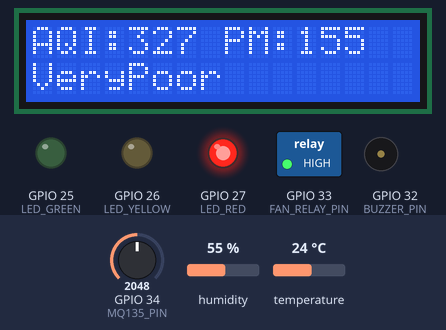
Simulated run of this sketch. Board: ESP32. Shown: 16×2 character LCD, switched loads named in the sketch (green lamp = pin HIGH), output pins drawn as LEDs (lit = HIGH), buzzer (waves = sounding). Inputs (shaded band) come from the test bench; at power-on: GPIO 34 (MQ135_PIN) = 2048, humidity 55 %, temperature 24 °C. WiFi joins after 1.5 s; servers stay silent unless stated; what the sketch prints to the serial monitor is not drawn.

Above: at 9.8 s.
9.9 s: GPIO 34 (MQ135_PIN) set to 1211
At 11.2 s:
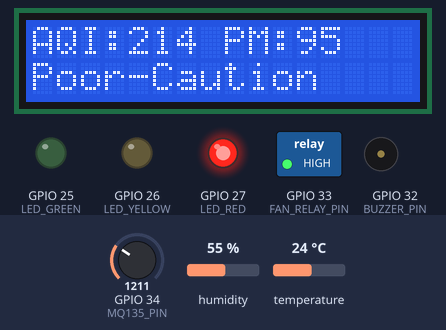
11.5 s: GPIO 34 (MQ135_PIN) set to 1117
At 13.8 s:
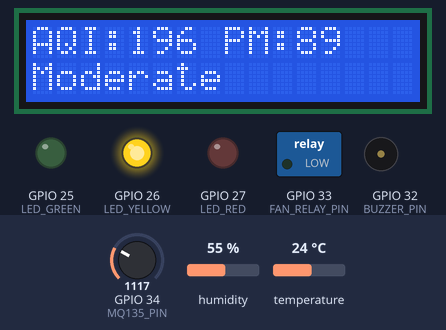
14.5 s: GPIO 34 (MQ135_PIN) set to 786
At 17.2 s:
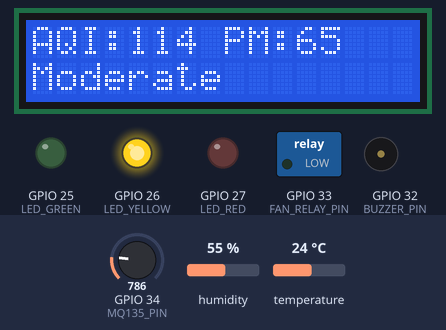
17.5 s: GPIO 34 (MQ135_PIN) set to 670
At 19.6 s:
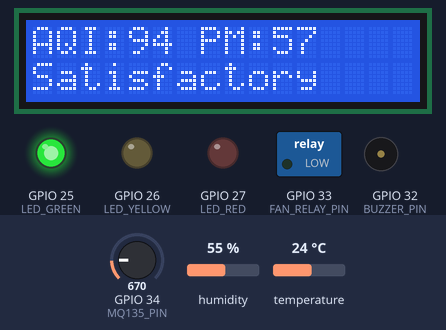
20.5 s: GPIO 34 (MQ135_PIN) set to 210
At 23.0 s:
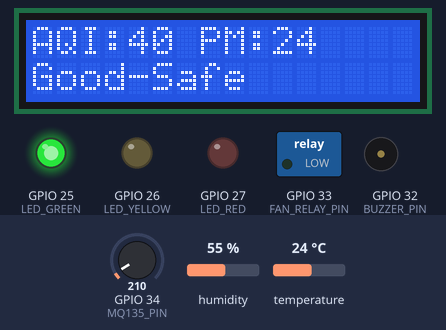
23.5 s: GPIO 34 (MQ135_PIN) set to 3603
At 26.1 s:
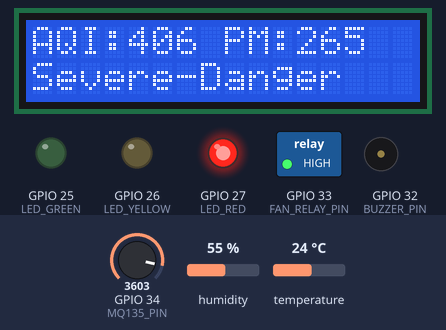
Timing chart, 0 to 27.6 s (numbered marks = the images above; inputs shaded):
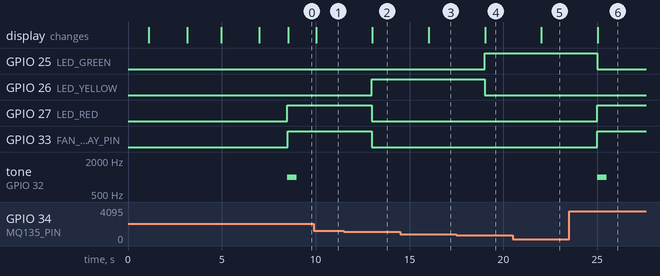

Measured:
- the behaviour switches between 1144 and 1143 on GPIO 34 (MQ135_PIN) (found by bisection; images 1 and 2)
- the behaviour switches between 721 and 720 on GPIO 34 (MQ135_PIN) (found by bisection; images 3 and 4)
- after the input at 9.9 s, the display: changes after 0.12 s (image 1)
- after the input at 11.5 s, GPIO 26 (LED_YELLOW): LOW → HIGH after 1.5 s; GPIO 27 (LED_RED), GPIO 33 (FAN_RELAY_PIN): HIGH → LOW after 1.5 s; the display: changes after 1.5 s (image 2)
- after the input at 14.5 s, the display: changes after 1.5 s (image 3)
- after the input at 17.5 s, GPIO 25 (LED_GREEN): LOW → HIGH after 1.5 s; GPIO 26 (LED_YELLOW): HIGH → LOW after 1.5 s; the display: changes after 1.5 s (image 4)
- after the input at 20.5 s, the display: changes after 1.5 s (image 5)
- after the input at 23.5 s, GPIO 25 (LED_GREEN): HIGH → LOW after 1.5 s; GPIO 27 (LED_RED), GPIO 33 (FAN_RELAY_PIN): LOW → HIGH after 1.5 s; tone on GPIO 32 (BUZZER_PIN): silent → 1000 Hz after 1.5 s, → silent 0.50 s later; the display: changes after 1.5 s (image 6)

The sketch:

sketch.ino
```cpp
// Smart Air Quality Monitor with Blynk Integration
#define BLYNK_TEMPLATE_ID "Your-Blynk-Template-ID"
#define BLYNK_TEMPLATE_NAME "Smart Air Quality Monitor"
#define BLYNK_AUTH_TOKEN "Your-Blynk-Auth-Token"

#define BLYNK_PRINT Serial

#include <WiFi.h>
#include <BlynkSimpleEsp32.h>
#include <DHT.h>
#include <Wire.h>
#include <LiquidCrystal_I2C.h>

// WiFi credentials (Wokwi simulation)
char auth[] = BLYNK_AUTH_TOKEN;
char ssid[] = "Wokwi-GUEST";
char pass[] = "";

// Pin definitions
#define DHTPIN 4
#define MQ135_PIN 34
#define LED_GREEN 25
#define LED_YELLOW 26
#define LED_RED 27
#define BUZZER_PIN 32
#define FAN_RELAY_PIN 33
#define DHTTYPE DHT22

// Objects
DHT dht(DHTPIN, DHTTYPE);
LiquidCrystal_I2C lcd(0x27, 16, 2);
BlynkTimer timer;

// Sensor variables
float temperature = 0;
float humidity = 0;
int gasValue = 0;
int pm25_estimated = 0;
int pm10_estimated = 0;
int co_estimated = 0;
int aqi = 0;
String healthCategory = "Initializing";
bool alertActive = false;

// AQI Thresholds
const int AQI_GOOD = 50;
const int AQI_SATISFACTORY = 100;
const int AQI_MODERATE = 200;
const int AQI_POOR = 300;

// ============================================
// SENSOR FUNCTIONS
// ============================================

int calculateAQI(int pm25) {
  if (pm25 <= 30) return map(pm25, 0, 30, 0, 50);
  else if (pm25 <= 60) return map(pm25, 31, 60, 51, 100);
  else if (pm25 <= 90) return map(pm25, 61, 90, 101, 200);
  else if (pm25 <= 120) return map(pm25, 91, 120, 201, 300);
  else if (pm25 <= 250) return map(pm25, 121, 250, 301, 400);
  else return map(pm25, 251, 500, 401, 500);
}

String getHealthCategory(int aqi, int pm25) {
  if (pm25 <= 30 && aqi <= AQI_GOOD) return "Good-Safe";
  else if (pm25 <= 60 && aqi <= AQI_SATISFACTORY) return "Satisfactory";
  else if (pm25 <= 90 && aqi <= AQI_MODERATE) return "Moderate";
  else if (pm25 <= 120 && aqi <= AQI_POOR) return "Poor-Caution";
  else if (pm25 <= 250) return "VeryPoor";
  else return "Severe-Danger";
}

void updateLEDs(int aqi) {
  digitalWrite(LED_GREEN, LOW);
  digitalWrite(LED_YELLOW, LOW);
  digitalWrite(LED_RED, LOW);

  if (aqi <= AQI_SATISFACTORY) {
    digitalWrite(LED_GREEN, HIGH);
  } else if (aqi <= AQI_MODERATE) {
    digitalWrite(LED_YELLOW, HIGH);
  } else {
    digitalWrite(LED_RED, HIGH);
  }
}

void checkAndAlert(int aqi, String category) {
  static bool alertSent = false;

  if (aqi > AQI_POOR) {
    if (!alertActive) {
      tone(BUZZER_PIN, 1000, 500);
      alertActive = true;

      Serial.println("\n🚨 ================================");
      Serial.println("🚨 AIR QUALITY ALERT!");
      Serial.println("🚨 Category: " + category);
      Serial.println("🚨 AQI: " + String(aqi));
      Serial.println("🚨 ================================\n");

      // Send Blynk notification
      if (!alertSent) {
        Blynk.logEvent("air_alert", "AQI: " + String(aqi) + " - " + category);
        alertSent = true;
      }
    }
  } else {
    alertActive = false;
    alertSent = false;
  }
}

void controlFan(int aqi) {
  if (aqi > AQI_MODERATE) {
    digitalWrite(FAN_RELAY_PIN, HIGH);
  } else {
    digitalWrite(FAN_RELAY_PIN, LOW);
  }
}

void updateLCD() {
  lcd.clear();
  lcd.setCursor(0, 0);
  lcd.print("AQI:");
  lcd.print(aqi);
  lcd.print(" PM:");
  lcd.print(pm25_estimated);

  lcd.setCursor(0, 1);
  String displayCategory = healthCategory;
  if (displayCategory.length() > 16) {
    displayCategory = displayCategory.substring(0, 16);
  }
  lcd.print(displayCategory);
}

void printSerialData() {
  Serial.println("\n╔════════════════════════════════════════╗");
  Serial.println("║   SMART AIR QUALITY MONITORING SYSTEM  ║");
  Serial.println("╠════════════════════════════════════════╣");
  Serial.print("║ Temperature    : ");
  Serial.print(temperature, 1);
  Serial.println(" °C");
  Serial.print("║ Humidity       : ");
  Serial.print(humidity, 1);
  Serial.println(" %");
  Serial.print("║ Gas Sensor     : ");
  Serial.println(gasValue);
  Serial.println("╠════════════════════════════════════════╣");
  Serial.print("║ PM2.5 (Est)    : ");
  Serial.print(pm25_estimated);
  Serial.println(" µg/m³");
  Serial.print("║ PM10 (Est)     : ");
  Serial.print(pm10_estimated);
  Serial.println(" µg/m³");
  Serial.print("║ CO (Est)       : ");
  Serial.print(co_estimated);
  Serial.println(" ppm");
  Serial.println("╠════════════════════════════════════════╣");
  Serial.print("║ AQI Score      : ");
  Serial.println(aqi);
  Serial.print("║ Health Status  : ");
  Serial.println(healthCategory);
  Serial.print("║ Alert Status   : ");
  Serial.println(alertActive ? "🚨 ACTIVE" : "✓ Normal");
  Serial.println("╠════════════════════════════════════════╣");
  Serial.print("║ Fan Status     : ");
  Serial.println(digitalRead(FAN_RELAY_PIN) ? "ON 🌀" : "OFF");
  Serial.print("║ Blynk Status   : ");
  Serial.println(Blynk.connected() ? "Connected ✓" : "Disconnected ✗");
  Serial.println("╚════════════════════════════════════════╝\n");
}

// ============================================
// BLYNK FUNCTION - Reads sensors and sends to Blynk
// ============================================
void sendSensorDataToBlynk() {
  // Read DHT22
  temperature = dht.readTemperature();
  humidity = dht.readHumidity();

  if (isnan(temperature) || isnan(humidity)) {
    Serial.println("⚠️ DHT sensor read error!");
    temperature = 25.0;
    humidity = 50.0;
  }

  // Read MQ-135
  gasValue = analogRead(MQ135_PIN);

  // Estimate pollutants
  pm25_estimated = map(gasValue, 0, 4095, 10, 300);
  pm10_estimated = pm25_estimated * 1.5;
  co_estimated = map(gasValue, 0, 4095, 50, 500);

  pm25_estimated = constrain(pm25_estimated, 0, 500);
  pm10_estimated = constrain(pm10_estimated, 0, 600);
  co_estimated = constrain(co_estimated, 0, 1000);

  // Calculate AQI
  aqi = calculateAQI(pm25_estimated);
  healthCategory = getHealthCategory(aqi, pm25_estimated);

  // Update outputs
  updateLEDs(aqi);
  checkAndAlert(aqi, healthCategory);
  controlFan(aqi);
  updateLCD();
  printSerialData();

  // Send to Blynk
  Blynk.virtualWrite(V0, pm25_estimated);
  Blynk.virtualWrite(V1, pm10_estimated);
  Blynk.virtualWrite(V2, co_estimated);
  Blynk.virtualWrite(V3, temperature);
  Blynk.virtualWrite(V4, humidity);
  Blynk.virtualWrite(V5, aqi);
  Blynk.virtualWrite(V6, healthCategory);
  Blynk.virtualWrite(V7, alertActive ? 1 : 0);

  Serial.println("📤 Data sent to Blynk successfully!");
}

// ============================================
// SETUP
// ============================================
void setup() {
  Serial.begin(115200);
  delay(1000);

  Serial.println("\n\n╔════════════════════════════════════════╗");
  Serial.println("║  🌬️  SMART AIR QUALITY MONITOR v3.0  ║");
  Serial.println("║     With Blynk Cloud Integration       ║");
  Serial.println("╚════════════════════════════════════════╝\n");

  // Initialize GPIO pins
  pinMode(LED_GREEN, OUTPUT);
  pinMode(LED_YELLOW, OUTPUT);
  pinMode(LED_RED, OUTPUT);
  pinMode(BUZZER_PIN, OUTPUT);
  pinMode(FAN_RELAY_PIN, OUTPUT);

  digitalWrite(LED_GREEN, LOW);
  digitalWrite(LED_YELLOW, LOW);
  digitalWrite(LED_RED, LOW);
  digitalWrite(BUZZER_PIN, LOW);
  digitalWrite(FAN_RELAY_PIN, LOW);

  Serial.println("✓ GPIO pins initialized");

  // Initialize sensors
  dht.begin();
  Serial.println("✓ DHT22 sensor initialized");

  // Initialize LCD
  lcd.init();
  lcd.backlight();
  lcd.setCursor(0, 0);
  lcd.print("Air Quality");
  lcd.setCursor(0, 1);
  lcd.print("Monitor v3.0");
  Serial.println("✓ LCD display initialized");

  delay(2000);

  // Connect to Blynk
  lcd.clear();
  lcd.print("Connecting...");
  lcd.setCursor(0, 1);
  lcd.print("Blynk Cloud");

  Serial.println("\n[Blynk] Connecting to Blynk Cloud...");
  Blynk.begin(auth, ssid, pass);

  if (Blynk.connected()) {
    Serial.println("✓ Connected to Blynk Cloud!");
    lcd.clear();
    lcd.print("Blynk Connected!");
    delay(2000);
  } else {
    Serial.println("✗ Blynk connection failed!");
    lcd.clear();
    lcd.print("Blynk Failed!");
    delay(2000);
  }

  lcd.clear();
  lcd.print("System Ready!");
  lcd.setCursor(0, 1);
  lcd.print("Monitoring...");

  Serial.println("\n[SYSTEM] ✓ Initialization complete!");
  Serial.println("[SYSTEM] 📊 Starting monitoring...\n");

  // Setup timer to read sensors and send to Blynk every 3 seconds
  timer.setInterval(3000L, sendSensorDataToBlynk);

  delay(1500);

  // Initial reading
  sendSensorDataToBlynk();
}

// ============================================
// MAIN LOOP
// ============================================
void loop() {
  Blynk.run();
  timer.run();
}
```
